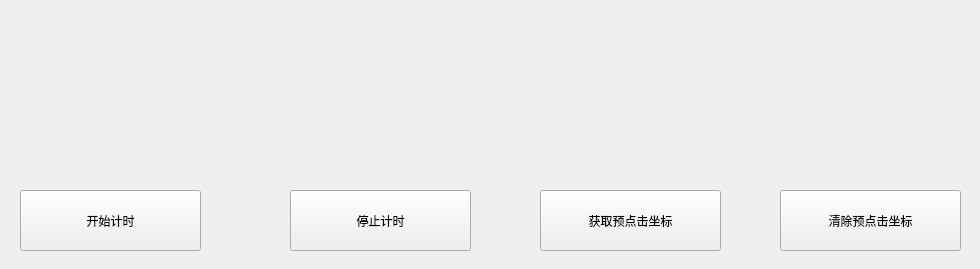
<?xml version="1.0" encoding="UTF-8"?>
<ui version="4.0">
 <class>ClockCounterClass</class>
 <widget class="QMainWindow" name="ClockCounterClass">
  <property name="geometry">
   <rect>
    <x>0</x>
    <y>0</y>
    <width>980</width>
    <height>269</height>
   </rect>
  </property>
  <property name="sizePolicy">
   <sizepolicy hsizetype="Fixed" vsizetype="Fixed">
    <horstretch>0</horstretch>
    <verstretch>0</verstretch>
   </sizepolicy>
  </property>
  <property name="windowTitle">
   <string>软件执行计时器</string>
  </property>
  <widget class="QWidget" name="centralWidget">
   <widget class="LcdNumber" name="NumHour01">
    <property name="geometry">
     <rect>
      <x>10</x>
      <y>20</y>
      <width>81</width>
      <height>141</height>
     </rect>
    </property>
   </widget>
   <widget class="LcdNumber" name="NumHour02">
    <property name="geometry">
     <rect>
      <x>90</x>
      <y>20</y>
      <width>81</width>
      <height>141</height>
     </rect>
    </property>
   </widget>
   <widget class="UDateTimeSpliter" name="SpliterHourMinute" native="true">
    <property name="geometry">
     <rect>
      <x>170</x>
      <y>20</y>
      <width>81</width>
      <height>141</height>
     </rect>
    </property>
   </widget>
   <widget class="UDateTimeSpliter" name="SpliterMinuteSecond" native="true">
    <property name="geometry">
     <rect>
      <x>410</x>
      <y>20</y>
      <width>81</width>
      <height>141</height>
     </rect>
    </property>
   </widget>
   <widget class="LcdNumber" name="NumMinute02">
    <property name="geometry">
     <rect>
      <x>330</x>
      <y>20</y>
      <width>81</width>
      <height>141</height>
     </rect>
    </property>
   </widget>
   <widget class="LcdNumber" name="NumMinute01">
    <property name="geometry">
     <rect>
      <x>250</x>
      <y>20</y>
      <width>81</width>
      <height>141</height>
     </rect>
    </property>
   </widget>
   <widget class="UDateTimeSpliter" name="SpliterSecondMS" native="true">
    <property name="geometry">
     <rect>
      <x>650</x>
      <y>20</y>
      <width>81</width>
      <height>141</height>
     </rect>
    </property>
   </widget>
   <widget class="LcdNumber" name="NumSecond01">
    <property name="geometry">
     <rect>
      <x>490</x>
      <y>20</y>
      <width>81</width>
      <height>141</height>
     </rect>
    </property>
   </widget>
   <widget class="LcdNumber" name="NumSecond02">
    <property name="geometry">
     <rect>
      <x>570</x>
      <y>20</y>
      <width>81</width>
      <height>141</height>
     </rect>
    </property>
   </widget>
   <widget class="LcdNumber" name="NumMillSec03">
    <property name="geometry">
     <rect>
      <x>890</x>
      <y>20</y>
      <width>81</width>
      <height>141</height>
     </rect>
    </property>
   </widget>
   <widget class="LcdNumber" name="NumMillSec01">
    <property name="geometry">
     <rect>
      <x>730</x>
      <y>20</y>
      <width>81</width>
      <height>141</height>
     </rect>
    </property>
   </widget>
   <widget class="LcdNumber" name="NumMillSec02">
    <property name="geometry">
     <rect>
      <x>810</x>
      <y>20</y>
      <width>81</width>
      <height>141</height>
     </rect>
    </property>
   </widget>
   <widget class="QPushButton" name="BtnStartTimer">
    <property name="geometry">
     <rect>
      <x>20</x>
      <y>190</y>
      <width>181</width>
      <height>61</height>
     </rect>
    </property>
    <property name="text">
     <string>开始计时</string>
    </property>
   </widget>
   <widget class="QPushButton" name="BtnStopTimer">
    <property name="geometry">
     <rect>
      <x>290</x>
      <y>190</y>
      <width>181</width>
      <height>61</height>
     </rect>
    </property>
    <property name="text">
     <string>停止计时</string>
    </property>
   </widget>
   <widget class="UDBPushButton" name="BtnGetPreclickPos">
    <property name="geometry">
     <rect>
      <x>540</x>
      <y>190</y>
      <width>181</width>
      <height>61</height>
     </rect>
    </property>
    <property name="text">
     <string>获取预点击坐标</string>
    </property>
   </widget>
   <widget class="QPushButton" name="BtnClearPreclickPos">
    <property name="geometry">
     <rect>
      <x>780</x>
      <y>190</y>
      <width>181</width>
      <height>61</height>
     </rect>
    </property>
    <property name="text">
     <string>清除预点击坐标</string>
    </property>
   </widget>
  </widget>
 </widget>
 <layoutdefault spacing="6" margin="11"/>
 <customwidgets>
  <customwidget>
   <class>LcdNumber</class>
   <extends>QWidget</extends>
   <header>lcdnumber.h</header>
  </customwidget>
  <customwidget>
   <class>UDateTimeSpliter</class>
   <extends>QWidget</extends>
   <header>udatetimespliter.h</header>
   <container>1</container>
  </customwidget>
  <customwidget>
   <class>UDBPushButton</class>
   <extends>QPushButton</extends>
   <header>udbpushbutton.h</header>
  </customwidget>
 </customwidgets>
 <resources>
  <include location="ClockCounter.qrc"/>
 </resources>
 <connections/>
</ui>
